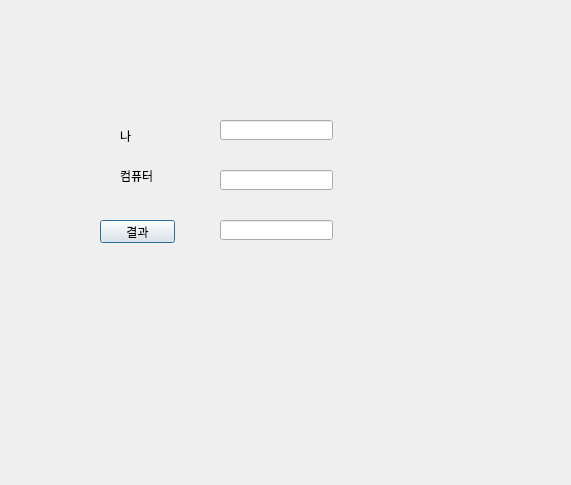
<?xml version="1.0" encoding="UTF-8"?>
<ui version="4.0">
 <class>Dialog</class>
 <widget class="QDialog" name="Dialog">
  <property name="geometry">
   <rect>
    <x>0</x>
    <y>0</y>
    <width>571</width>
    <height>485</height>
   </rect>
  </property>
  <property name="windowTitle">
   <string>Dialog</string>
  </property>
  <widget class="QLabel" name="lbl1">
   <property name="geometry">
    <rect>
     <x>120</x>
     <y>130</y>
     <width>56</width>
     <height>12</height>
    </rect>
   </property>
   <property name="text">
    <string>나</string>
   </property>
  </widget>
  <widget class="QLabel" name="lbl2">
   <property name="geometry">
    <rect>
     <x>120</x>
     <y>170</y>
     <width>56</width>
     <height>12</height>
    </rect>
   </property>
   <property name="text">
    <string>컴퓨터</string>
   </property>
  </widget>
  <widget class="QLineEdit" name="le1">
   <property name="geometry">
    <rect>
     <x>220</x>
     <y>120</y>
     <width>113</width>
     <height>20</height>
    </rect>
   </property>
  </widget>
  <widget class="QLineEdit" name="le2">
   <property name="geometry">
    <rect>
     <x>220</x>
     <y>170</y>
     <width>113</width>
     <height>20</height>
    </rect>
   </property>
  </widget>
  <widget class="QLineEdit" name="le3">
   <property name="geometry">
    <rect>
     <x>220</x>
     <y>220</y>
     <width>113</width>
     <height>20</height>
    </rect>
   </property>
  </widget>
  <widget class="QPushButton" name="pb">
   <property name="geometry">
    <rect>
     <x>100</x>
     <y>220</y>
     <width>75</width>
     <height>23</height>
    </rect>
   </property>
   <property name="text">
    <string>결과</string>
   </property>
  </widget>
 </widget>
 <resources/>
 <connections/>
</ui>
